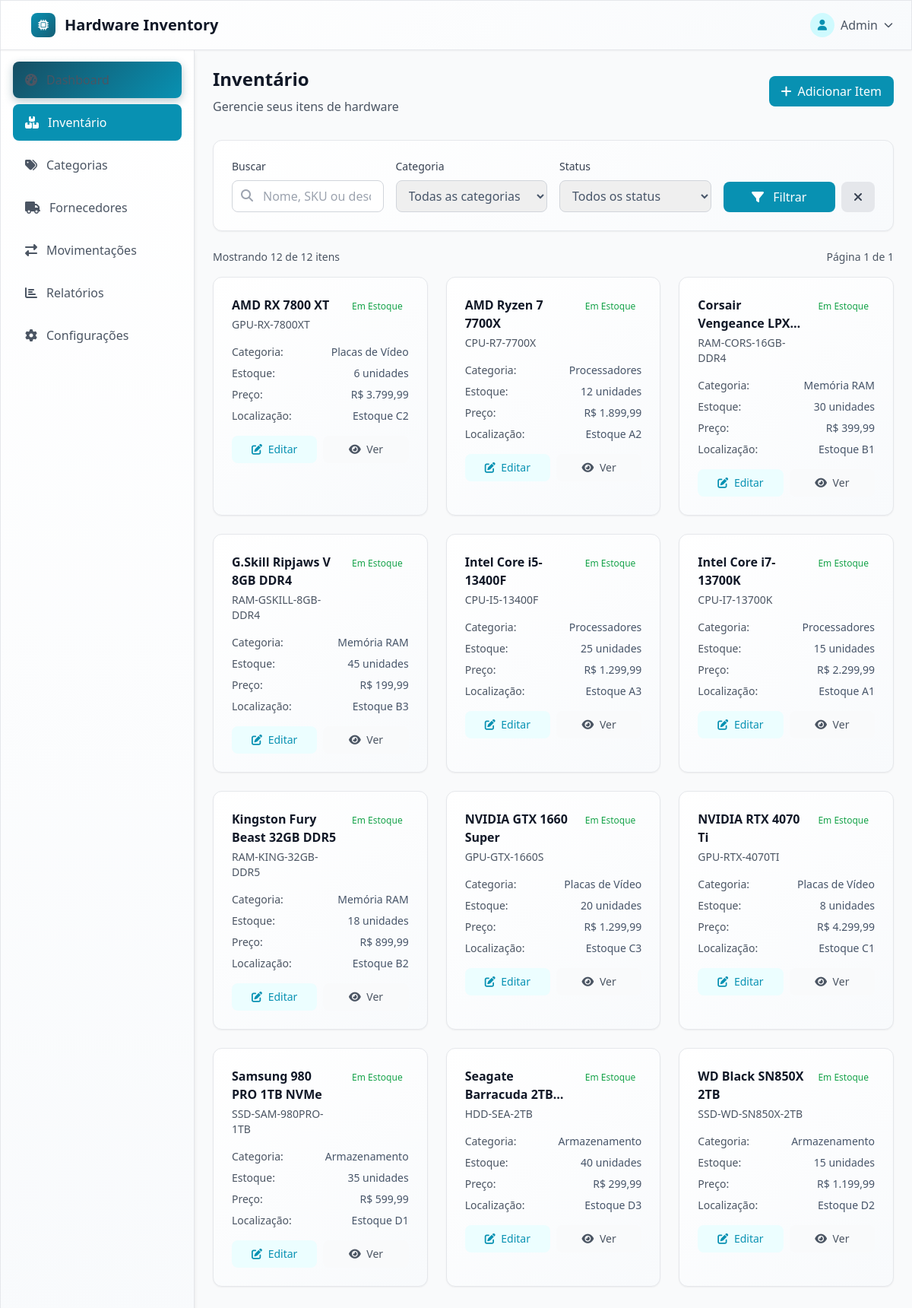
The page /inventory.php on the database its author committed.
### tables this page shows
CREATE TABLE IF NOT EXISTS hardware_items (
    id INT AUTO_INCREMENT PRIMARY KEY,
    name VARCHAR(200) NOT NULL,
    description TEXT,
    category_id INT,
    supplier_id INT,
    sku VARCHAR(100) UNIQUE,
    barcode VARCHAR(100),
    unit_price DECIMAL(10,2),
    quantity_in_stock INT DEFAULT 0,
    minimum_stock_level INT DEFAULT 0,
    location VARCHAR(100),
    status ENUM('active', 'discontinued', 'out_of_stock') DEFAULT 'active',
    created_at TIMESTAMP DEFAULT CURRENT_TIMESTAMP,
    updated_at TIMESTAMP DEFAULT CURRENT_TIMESTAMP ON UPDATE CURRENT_TIMESTAMP,
    FOREIGN KEY (category_id) REFERENCES categories(id) ON DELETE SET NULL,
    FOREIGN KEY (supplier_id) REFERENCES suppliers(id) ON DELETE SET NULL
);

CREATE TABLE IF NOT EXISTS categories (
    id INT AUTO_INCREMENT PRIMARY KEY,
    name VARCHAR(100) NOT NULL,
    description TEXT,
    icon VARCHAR(50),
    created_at TIMESTAMP DEFAULT CURRENT_TIMESTAMP,
    updated_at TIMESTAMP DEFAULT CURRENT_TIMESTAMP ON UPDATE CURRENT_TIMESTAMP
);

### includes/functions.php (called while the page is built, shortened)
<?php
function formatCurrency($amount) {
    return 'R$ ' . number_format($amount, 2, ',', '.');
}
function getStockStatus($quantity, $minimum) {
    if ($quantity <= 0) {
        return ['status' => 'out_of_stock', 'class' => 'text-red-600', 'text' => 'Sem Estoque'];
    } elseif ($quantity <= $minimum) {
        return ['status' => 'low_stock', 'class' => 'text-yellow-600', 'text' => 'Estoque Baixo'];
    } else {
        return ['status' => 'in_stock', 'class' => 'text-green-600', 'text' => 'Em Estoque'];
    }
}
?>

### inventory.php (the view, shortened to what this page needs)
<?php
require_once 'includes/functions.php';
$pdo = getDBConnection();
$search = $_GET['search'] ?? '';
$page = max(1, intval($_GET['page'] ?? 1));
$limit = 20;
$offset = ($page - 1) * $limit;
$where_conditions = ["hi.status != 'deleted'"];
$params = [];
$where_clause = implode(' AND ', $where_conditions);
try {
    $count_sql = "
        SELECT COUNT(*) as total
        FROM hardware_items hi
        LEFT JOIN categories c ON hi.category_id = c.id
        WHERE $where_clause
    ";
    $count_stmt = $pdo->prepare($count_sql);
    $count_stmt->execute($params);
    $total_items = $count_stmt->fetch()['total'];
    $total_pages = ceil($total_items / $limit);
} catch(PDOException $e) {
    $total_items = 0;
    $total_pages = 1;
}
try {
    $sql = "
        SELECT hi.*, c.name as category_name, s.name as supplier_name
        FROM hardware_items hi
        LEFT JOIN categories c ON hi.category_id = c.id
        LEFT JOIN suppliers s ON hi.supplier_id = s.id
        WHERE $where_clause
        ORDER BY hi.name ASC
        LIMIT :limit OFFSET :offset
    ";
    $stmt = $pdo->prepare($sql);
    $stmt->bindValue(':limit', $limit, PDO::PARAM_INT);
    $stmt->bindValue(':offset', $offset, PDO::PARAM_INT);
    $stmt->execute();
    $hardware_items = $stmt->fetchAll();
} catch(PDOException $e) {
    $hardware_items = [];
}
?>
<!DOCTYPE html>
<html lang="pt-BR">
<head>
    <link href="https://cdnjs.cloudflare.com/ajax/libs/font-awesome/6.4.0/css/all.min.css" rel="stylesheet">
    <script src="https://cdn.tailwindcss.com"></script>
    <link rel="stylesheet" href="assets/css/dashboard.css">
</head>
<body class="bg-gray-50 font-sans">
    <header class="bg-white shadow-sm border-b border-gray-200 fixed top-0 left-0 right-0 z-40">
        <div class="flex items-center justify-between px-6 py-4">
            <div class="flex items-center space-x-4">
                <div class="flex items-center space-x-3">
                    <div class="w-8 h-8 bg-gradient-to-br from-cyan-600 to-cyan-800 rounded-lg flex items-center justify-center">
                        <i class="fas fa-microchip text-white text-sm"></i>
                    </div>
                    <h1 class="text-xl font-bold text-gray-900">Hardware Inventory</h1>
                </div>
            </div>
            <div class="flex items-center space-x-4">
                <div class="relative">
                    <button class="flex items-center space-x-2 text-gray-600 hover:text-gray-900">
                        <div class="w-8 h-8 bg-cyan-100 rounded-full flex items-center justify-center">
                            <i class="fas fa-user text-cyan-600 text-sm"></i>
                        </div>
                        <span class="hidden md:block font-medium">Admin</span>
                        <i class="fas fa-chevron-down text-xs"></i>
                    </button>
                </div>
            </div>
        </div>
    </header>
    <aside id="sidebar" class="fixed left-0 top-16 h-full w-64 bg-white shadow-lg border-r border-gray-200 z-30 transform -translate-x-full lg:translate-x-0 transition-transform duration-300">
        <nav class="p-4 space-y-2">
            <a href="index.php" class="flex items-center space-x-3 px-4 py-3 text-gray-600 hover:bg-gray-100 rounded-lg">
                <i class="fas fa-tachometer-alt"></i>
                <span class="font-medium">Dashboard</span>
            </a>
            <a href="inventory.php" class="flex items-center space-x-3 px-4 py-3 text-white bg-cyan-600 rounded-lg">
                <i class="fas fa-boxes"></i>
                <span class="font-medium">Inventário</span>
            </a>
            <a href="categories.php" class="flex items-center space-x-3 px-4 py-3 text-gray-600 hover:bg-gray-100 rounded-lg">
                <i class="fas fa-tags"></i>
                <span class="font-medium">Categorias</span>
            </a>
            <a href="suppliers.php" class="flex items-center space-x-3 px-4 py-3 text-gray-600 hover:bg-gray-100 rounded-lg">
                <i class="fas fa-truck"></i>
                <span class="font-medium">Fornecedores</span>
            </a>
            <a href="movements.php" class="flex items-center space-x-3 px-4 py-3 text-gray-600 hover:bg-gray-100 rounded-lg">
                <i class="fas fa-exchange-alt"></i>
                <span class="font-medium">Movimentações</span>
            </a>
            <a href="reports.php" class="flex items-center space-x-3 px-4 py-3 text-gray-600 hover:bg-gray-100 rounded-lg">
                <i class="fas fa-chart-bar"></i>
                <span class="font-medium">Relatórios</span>
            </a>
            <a href="settings.php" class="flex items-center space-x-3 px-4 py-3 text-gray-600 hover:bg-gray-100 rounded-lg">
                <i class="fas fa-cog"></i>
                <span class="font-medium">Configurações</span>
            </a>
        </nav>
    </aside>
    <main class="lg:ml-64 pt-16 min-h-screen">
        <div class="p-6">
            <div class="flex flex-col sm:flex-row sm:items-center sm:justify-between mb-8">
                <div>
                    <h2 class="text-2xl font-bold text-gray-900 mb-2">Inventário</h2>
                    <p class="text-gray-600">Gerencie seus itens de hardware</p>
                </div>
                <div class="mt-4 sm:mt-0">
                    <a href="add-item.php" class="inline-flex items-center px-4 py-2 bg-cyan-600 text-white font-medium rounded-lg hover:bg-cyan-700 transition-colors">
                        <i class="fas fa-plus mr-2"></i>
                        Adicionar Item
                    </a>
                </div>
            </div>
            <div class="bg-white rounded-xl shadow-sm border border-gray-200 p-6 mb-6">
                <form method="GET" class="grid grid-cols-1 md:grid-cols-4 gap-4">
                    <div>
                        <label class="block text-sm font-medium text-gray-700 mb-2">Buscar</label>
                        <div class="relative">
                            <input type="text" name="search" value="<?php echo htmlspecialchars($search); ?>"
                                   placeholder="Nome, SKU ou descrição..."
                                   class="w-full pl-10 pr-4 py-2 border border-gray-300 rounded-lg focus:ring-2 focus:ring-cyan-500 focus:border-transparent">
                            <i class="fas fa-search absolute left-3 top-3 text-gray-400"></i>
                        </div>
                    </div>
                    <div>
                        <label class="block text-sm font-medium text-gray-700 mb-2">Categoria</label>
                        <select name="category" class="w-full px-3 py-2 border border-gray-300 rounded-lg focus:ring-2 focus:ring-cyan-500 focus:border-transparent">
                            <option value="">Todas as categorias</option>
                        </select>
                    </div>
                    <div>
                        <label class="block text-sm font-medium text-gray-700 mb-2">Status</label>
                        <select name="status" class="w-full px-3 py-2 border border-gray-300 rounded-lg focus:ring-2 focus:ring-cyan-500 focus:border-transparent">
                            <option value="">Todos os status</option>
                        </select>
                    </div>
                    <div class="flex items-end space-x-2">
                        <button type="submit" class="flex-1 px-4 py-2 bg-cyan-600 text-white font-medium rounded-lg hover:bg-cyan-700 transition-colors">
                            <i class="fas fa-filter mr-2"></i>
                            Filtrar
                        </button>
                        <a href="inventory.php" class="px-4 py-2 bg-gray-200 text-gray-700 font-medium rounded-lg hover:bg-gray-300 transition-colors">
                            <i class="fas fa-times"></i>
                        </a>
                    </div>
                </form>
            </div>
            <div class="flex items-center justify-between mb-4">
                <p class="text-sm text-gray-600">
                    Mostrando <?php echo count($hardware_items); ?> de <?php echo $total_items; ?> itens
                </p>
                <div class="flex items-center space-x-2">
                    <span class="text-sm text-gray-600">Página <?php echo $page; ?> de <?php echo $total_pages; ?></span>
                </div>
            </div>
            <div class="grid grid-cols-1 md:grid-cols-2 lg:grid-cols-3 xl:grid-cols-4 gap-6 mb-8">
                <?php foreach($hardware_items as $item):
                    $stock_status = getStockStatus($item['quantity_in_stock'], $item['minimum_stock_level']);
                ?>
                <div class="bg-white rounded-xl shadow-sm border border-gray-200 p-6 hover:shadow-md transition-shadow">
                    <div class="flex items-start justify-between mb-4">
                        <div class="flex-1">
                            <h3 class="font-semibold text-gray-900 mb-1 line-clamp-2"><?php echo htmlspecialchars($item['name']); ?></h3>
                            <p class="text-sm text-gray-600"><?php echo htmlspecialchars($item['sku']); ?></p>
                        </div>
                        <div class="ml-2">
                            <span class="inline-flex px-2 py-1 text-xs font-medium rounded-full <?php echo $stock_status['class']; ?> bg-opacity-10">
                                <?php echo $stock_status['text']; ?>
                            </span>
                        </div>
                    </div>
                    <div class="space-y-2 mb-4">
                        <div class="flex justify-between text-sm">
                            <span class="text-gray-600">Categoria:</span>
                            <span class="font-medium"><?php echo htmlspecialchars($item['category_name'] ?? 'N/A'); ?></span>
                        </div>
                        <div class="flex justify-between text-sm">
                            <span class="text-gray-600">Estoque:</span>
                            <span class="font-medium"><?php echo $item['quantity_in_stock']; ?> unidades</span>
                        </div>
                        <div class="flex justify-between text-sm">
                            <span class="text-gray-600">Preço:</span>
                            <span class="font-medium"><?php echo formatCurrency($item['unit_price']); ?></span>
                        </div>
                        <div class="flex justify-between text-sm">
                            <span class="text-gray-600">Localização:</span>
                            <span class="font-medium"><?php echo htmlspecialchars($item['location'] ?? 'N/A'); ?></span>
                        </div>
                    </div>
                    <div class="flex space-x-2">
                        <a href="edit-item.php?id=<?php echo $item['id']; ?>"
                           class="flex-1 px-3 py-2 bg-cyan-50 text-cyan-600 text-sm font-medium rounded-lg hover:bg-cyan-100 transition-colors text-center">
                            <i class="fas fa-edit mr-1"></i>
                            Editar
                        </a>
                        <a href="item-details.php?id=<?php echo $item['id']; ?>"
                           class="flex-1 px-3 py-2 bg-gray-50 text-gray-600 text-sm font-medium rounded-lg hover:bg-gray-100 transition-colors text-center">
                            <i class="fas fa-eye mr-1"></i>
                            Ver
                        </a>
                    </div>
                </div>
                <?php endforeach; ?>
            </div>
        </div>
    </main>
</body>
</html>

### assets/css/dashboard.css (style rules this page uses)
:root { --primary-color: #164e63; --primary-light: #0891b2; --secondary-color: #ecfeff; --accent-color: #10b981; --text-primary: #475569; --text-secondary: #64748b; --background: #ffffff; --background-light: #f8fafc; --border-color: #d1d5db; }
body { font-family: "DM Sans", -apple-system, BlinkMacSystemFont, "Segoe UI", Roboto, sans-serif; background-color: var(--background-light); color: var(--text-primary); }
header { backdrop-filter: blur(10px); background-color: rgba(255, 255, 255, 0.95); }
#sidebar { background: linear-gradient(180deg, #ffffff 0%, #f8fafc 100%); box-shadow: 0 4px 6px -1px rgba(0, 0, 0, 0.1), 0 2px 4px -1px rgba(0, 0, 0, 0.06); }
#sidebar nav a { transition: all 0.2s ease-in-out; font-weight: 500; }
#sidebar nav a.active, #sidebar nav a[href="index.php"] { background: linear-gradient(135deg, var(--primary-color) 0%, var(--primary-light) 100%); box-shadow: 0 4px 12px rgba(22, 78, 99, 0.3); }
.bg-white { background: linear-gradient(145deg, #ffffff 0%, #f8fafc 100%); border: 1px solid rgba(209, 213, 219, 0.5); box-shadow: 0 1px 3px rgba(0, 0, 0, 0.1), 0 1px 2px rgba(0, 0, 0, 0.06); transition: all 0.3s ease; }

### rows shown on the page
hardware_items: name "AMD RX 7800 XT", sku "GPU-RX-7800XT", quantity_in_stock+minimum_stock_level "Em Estoque", category.name "Placas de Vídeo", quantity_in_stock "6", unit_price "R$ 3.799,99", location "Estoque C2"
hardware_items: name "AMD Ryzen 7 7700X", sku "CPU-R7-7700X", quantity_in_stock+minimum_stock_level "Em Estoque", category.name "Processadores", quantity_in_stock "12", unit_price "R$ 1.899,99", location "Estoque A2"
hardware_items: name "Corsair Vengeance…", sku "RAM-CORS-16GB-DDR4", quantity_in_stock+minimum_stock_level "Em Estoque", category.name "Memória RAM", quantity_in_stock "30", unit_price "R$ 399,99", location "Estoque B1"
hardware_items: name "G.Skill Ripjaws V 8GB DDR4", sku "RAM-GSKILL-8GB-DDR4", quantity_in_stock+minimum_stock_level "Em Estoque", category.name "Memória RAM", quantity_in_stock "45", unit_price "R$ 199,99", location "Estoque B3"
hardware_items: name "Intel Core i5-13400F", sku "CPU-I5-13400F", quantity_in_stock+minimum_stock_level "Em Estoque", category.name "Processadores", quantity_in_stock "25", unit_price "R$ 1.299,99", location "Estoque A3"
hardware_items: name "Intel Core i7-13700K", sku "CPU-I7-13700K", quantity_in_stock+minimum_stock_level "Em Estoque", category.name "Processadores", quantity_in_stock "15", unit_price "R$ 2.299,99", location "Estoque A1"
hardware_items: name "Kingston Fury Beast 32GB DDR5", sku "RAM-KING-32GB-DDR5", quantity_in_stock+minimum_stock_level "Em Estoque", category.name "Memória RAM", quantity_in_stock "18", unit_price "R$ 899,99", location "Estoque B2"
hardware_items: name "NVIDIA GTX 1660 Super", sku "GPU-GTX-1660S", quantity_in_stock+minimum_stock_level "Em Estoque", category.name "Placas de Vídeo", quantity_in_stock "20", unit_price "R$ 1.299,99", location "Estoque C3"
hardware_items: name "NVIDIA RTX 4070 Ti", sku "GPU-RTX-4070TI", quantity_in_stock+minimum_stock_level "Em Estoque", category.name "Placas de Vídeo", quantity_in_stock "8", unit_price "R$ 4.299,99", location "Estoque C1"
hardware_items: name "Samsung 980 PRO 1TB NVMe", sku "SSD-SAM-980PRO-1TB", quantity_in_stock+minimum_stock_level "Em Estoque", category.name "Armazenamento", quantity_in_stock "35", unit_price "R$ 599,99", location "Estoque D1"
hardware_items: name "Seagate Barracuda…", sku "HDD-SEA-2TB", quantity_in_stock+minimum_stock_level "Em Estoque", category.name "Armazenamento", quantity_in_stock "40", unit_price "R$ 299,99", location "Estoque D3"
hardware_items: name "WD Black SN850X 2TB", sku "SSD-WD-SN850X-2TB", quantity_in_stock+minimum_stock_level "Em Estoque", category.name "Armazenamento", quantity_in_stock "15", unit_price "R$ 1.199,99", location "Estoque D2"

### other values the page prints
count($hardware_items) "12"
$total_items "12"
$page "1"
$total_pages "1"
